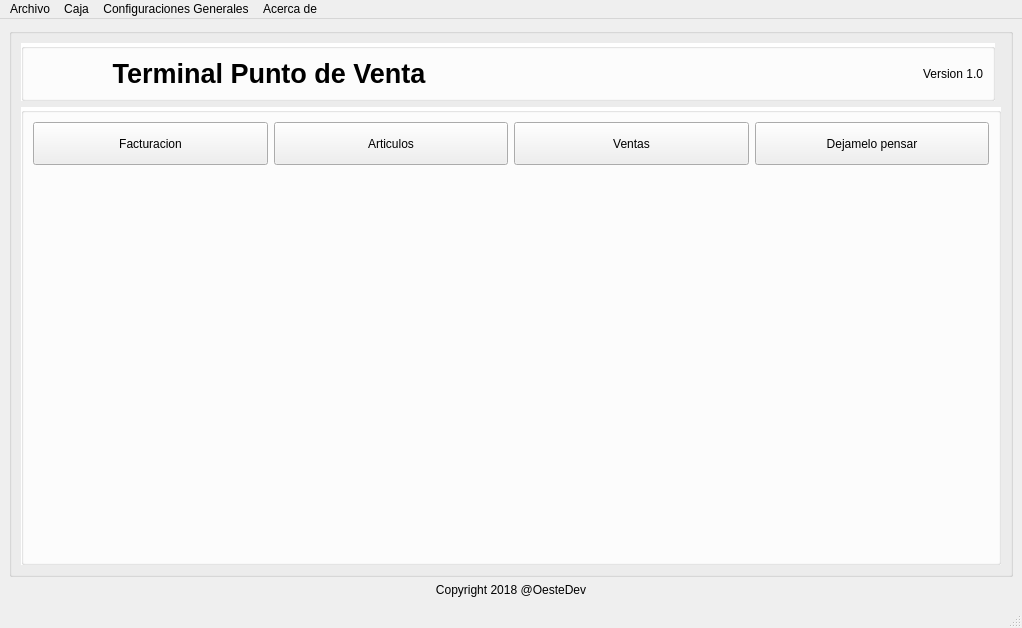
<?xml version="1.0" encoding="UTF-8"?>
<ui version="4.0">
 <class>MainWindow</class>
 <widget class="QMainWindow" name="MainWindow">
  <property name="geometry">
   <rect>
    <x>0</x>
    <y>0</y>
    <width>1022</width>
    <height>628</height>
   </rect>
  </property>
  <property name="windowTitle">
   <string>MainWindow</string>
  </property>
  <widget class="QWidget" name="centralwidget">
   <layout class="QGridLayout" name="gridLayout_3">
    <item row="0" column="0">
     <widget class="QGroupBox" name="groupBox_3">
      <property name="title">
       <string/>
      </property>
      <layout class="QGridLayout" name="gridLayout_4" columnstretch="30,0">
       <item row="0" column="0">
        <widget class="QGroupBox" name="groupBox">
         <property name="styleSheet">
          <string notr="true">#groupBox{
background-color: #FFFFFF;
}</string>
         </property>
         <property name="title">
          <string/>
         </property>
         <layout class="QGridLayout" name="gridLayout">
          <item row="0" column="1">
           <widget class="QLabel" name="label_6">
            <property name="sizePolicy">
             <sizepolicy hsizetype="Preferred" vsizetype="Fixed">
              <horstretch>0</horstretch>
              <verstretch>0</verstretch>
             </sizepolicy>
            </property>
            <property name="font">
             <font>
              <family>Arial</family>
              <pointsize>20</pointsize>
              <weight>75</weight>
              <bold>true</bold>
             </font>
            </property>
            <property name="text">
             <string>Terminal Punto de Venta</string>
            </property>
            <property name="alignment">
             <set>Qt::AlignCenter</set>
            </property>
           </widget>
          </item>
          <item row="0" column="2">
           <widget class="QLabel" name="label_5">
            <property name="text">
             <string>Version 1.0</string>
            </property>
            <property name="alignment">
             <set>Qt::AlignRight|Qt::AlignTrailing|Qt::AlignVCenter</set>
            </property>
           </widget>
          </item>
         </layout>
        </widget>
       </item>
       <item row="1" column="0" colspan="2">
        <widget class="QGroupBox" name="groupBox_2">
         <property name="styleSheet">
          <string notr="true">#groupBox_2{
background-color: #FFFFFF;
}</string>
         </property>
         <property name="title">
          <string/>
         </property>
         <layout class="QGridLayout" name="gridLayout_2" rowstretch="10,90">
          <item row="1" column="0" colspan="4">
           <widget class="QLabel" name="label_2">
            <property name="text">
             <string/>
            </property>
            <property name="pixmap">
             <pixmap>gui/iconos/29543216_183423999128583_2157132698566820916_n.jpg</pixmap>
            </property>
            <property name="scaledContents">
             <bool>false</bool>
            </property>
            <property name="alignment">
             <set>Qt::AlignCenter</set>
            </property>
           </widget>
          </item>
          <item row="0" column="0">
           <widget class="QPushButton" name="btn_acmesas">
            <property name="sizePolicy">
             <sizepolicy hsizetype="Minimum" vsizetype="Expanding">
              <horstretch>0</horstretch>
              <verstretch>0</verstretch>
             </sizepolicy>
            </property>
            <property name="palette">
             <palette>
              <active>
               <colorrole role="Text">
                <brush brushstyle="SolidPattern">
                 <color alpha="255">
                  <red>85</red>
                  <green>170</green>
                  <blue>255</blue>
                 </color>
                </brush>
               </colorrole>
              </active>
              <inactive>
               <colorrole role="Text">
                <brush brushstyle="SolidPattern">
                 <color alpha="255">
                  <red>85</red>
                  <green>170</green>
                  <blue>255</blue>
                 </color>
                </brush>
               </colorrole>
              </inactive>
              <disabled>
               <colorrole role="Text">
                <brush brushstyle="SolidPattern">
                 <color alpha="255">
                  <red>0</red>
                  <green>0</green>
                  <blue>0</blue>
                 </color>
                </brush>
               </colorrole>
              </disabled>
             </palette>
            </property>
            <property name="styleSheet">
             <string notr="true"/>
            </property>
            <property name="text">
             <string>Facturacion</string>
            </property>
           </widget>
          </item>
          <item row="0" column="3">
           <widget class="QPushButton" name="pushButton_2">
            <property name="sizePolicy">
             <sizepolicy hsizetype="Minimum" vsizetype="Expanding">
              <horstretch>0</horstretch>
              <verstretch>0</verstretch>
             </sizepolicy>
            </property>
            <property name="palette">
             <palette>
              <active>
               <colorrole role="Text">
                <brush brushstyle="SolidPattern">
                 <color alpha="255">
                  <red>85</red>
                  <green>170</green>
                  <blue>255</blue>
                 </color>
                </brush>
               </colorrole>
              </active>
              <inactive>
               <colorrole role="Text">
                <brush brushstyle="SolidPattern">
                 <color alpha="255">
                  <red>85</red>
                  <green>170</green>
                  <blue>255</blue>
                 </color>
                </brush>
               </colorrole>
              </inactive>
              <disabled>
               <colorrole role="Text">
                <brush brushstyle="SolidPattern">
                 <color alpha="255">
                  <red>0</red>
                  <green>0</green>
                  <blue>0</blue>
                 </color>
                </brush>
               </colorrole>
              </disabled>
             </palette>
            </property>
            <property name="text">
             <string>Dejamelo pensar</string>
            </property>
           </widget>
          </item>
          <item row="0" column="1">
           <widget class="QPushButton" name="btn_ventasmostrador">
            <property name="sizePolicy">
             <sizepolicy hsizetype="Minimum" vsizetype="Expanding">
              <horstretch>0</horstretch>
              <verstretch>0</verstretch>
             </sizepolicy>
            </property>
            <property name="palette">
             <palette>
              <active>
               <colorrole role="Text">
                <brush brushstyle="SolidPattern">
                 <color alpha="255">
                  <red>85</red>
                  <green>170</green>
                  <blue>255</blue>
                 </color>
                </brush>
               </colorrole>
              </active>
              <inactive>
               <colorrole role="Text">
                <brush brushstyle="SolidPattern">
                 <color alpha="255">
                  <red>85</red>
                  <green>170</green>
                  <blue>255</blue>
                 </color>
                </brush>
               </colorrole>
              </inactive>
              <disabled>
               <colorrole role="Text">
                <brush brushstyle="SolidPattern">
                 <color alpha="255">
                  <red>0</red>
                  <green>0</green>
                  <blue>0</blue>
                 </color>
                </brush>
               </colorrole>
              </disabled>
             </palette>
            </property>
            <property name="styleSheet">
             <string notr="true"/>
            </property>
            <property name="text">
             <string>Articulos</string>
            </property>
           </widget>
          </item>
          <item row="0" column="2">
           <widget class="QPushButton" name="pushButton">
            <property name="sizePolicy">
             <sizepolicy hsizetype="Minimum" vsizetype="Expanding">
              <horstretch>0</horstretch>
              <verstretch>0</verstretch>
             </sizepolicy>
            </property>
            <property name="palette">
             <palette>
              <active>
               <colorrole role="Text">
                <brush brushstyle="SolidPattern">
                 <color alpha="255">
                  <red>85</red>
                  <green>170</green>
                  <blue>255</blue>
                 </color>
                </brush>
               </colorrole>
              </active>
              <inactive>
               <colorrole role="Text">
                <brush brushstyle="SolidPattern">
                 <color alpha="255">
                  <red>85</red>
                  <green>170</green>
                  <blue>255</blue>
                 </color>
                </brush>
               </colorrole>
              </inactive>
              <disabled>
               <colorrole role="Text">
                <brush brushstyle="SolidPattern">
                 <color alpha="255">
                  <red>0</red>
                  <green>0</green>
                  <blue>0</blue>
                 </color>
                </brush>
               </colorrole>
              </disabled>
             </palette>
            </property>
            <property name="text">
             <string>Ventas</string>
            </property>
           </widget>
          </item>
         </layout>
        </widget>
       </item>
      </layout>
     </widget>
    </item>
    <item row="1" column="0">
     <widget class="QLabel" name="label">
      <property name="text">
       <string>Copyright 2018 @OesteDev</string>
      </property>
      <property name="alignment">
       <set>Qt::AlignCenter</set>
      </property>
     </widget>
    </item>
   </layout>
  </widget>
  <widget class="QMenuBar" name="menubar">
   <property name="geometry">
    <rect>
     <x>0</x>
     <y>0</y>
     <width>1022</width>
     <height>21</height>
    </rect>
   </property>
   <widget class="QMenu" name="menuArchivo">
    <property name="title">
     <string>Archivo</string>
    </property>
    <addaction name="actionConfigurar_Impresora"/>
    <addaction name="actionSalir_del_Sistema"/>
   </widget>
   <widget class="QMenu" name="menuConfiguraciones">
    <property name="title">
     <string>Configuraciones Generales</string>
    </property>
    <addaction name="actionFormas_de_Pago"/>
    <addaction name="actionArticulos"/>
    <addaction name="actionEmpleados"/>
    <addaction name="actionFormas_de_Pago_2"/>
   </widget>
   <widget class="QMenu" name="menuCaja">
    <property name="title">
     <string>Caja</string>
    </property>
    <addaction name="actionApertura_de_Caja"/>
    <addaction name="actionCierre_de_Caja"/>
   </widget>
   <widget class="QMenu" name="menuAcerca_de">
    <property name="title">
     <string>Acerca de</string>
    </property>
    <addaction name="actionLicencia"/>
    <addaction name="actionComprar_producto"/>
   </widget>
   <addaction name="menuArchivo"/>
   <addaction name="menuCaja"/>
   <addaction name="menuConfiguraciones"/>
   <addaction name="menuAcerca_de"/>
  </widget>
  <widget class="QStatusBar" name="statusbar"/>
  <action name="actionApertura_de_Caja">
   <property name="text">
    <string>Apertura de Caja</string>
   </property>
  </action>
  <action name="actionCierre_de_Caja">
   <property name="text">
    <string>Cierre de Caja</string>
   </property>
  </action>
  <action name="actionListado_de_Articulos_en_Venta">
   <property name="text">
    <string>Listado de Articulos en Venta</string>
   </property>
  </action>
  <action name="actionListado_de_Empleados">
   <property name="text">
    <string>Listado de Empleados</string>
   </property>
  </action>
  <action name="actionFormas_de_Pago">
   <property name="text">
    <string>Administrar Clientes</string>
   </property>
  </action>
  <action name="actionFormas_de_Pago_2">
   <property name="text">
    <string>Formas de Pago</string>
   </property>
  </action>
  <action name="actionConfigurar_Impresoras">
   <property name="text">
    <string>Configurar Impresoras</string>
   </property>
  </action>
  <action name="actionClientes">
   <property name="text">
    <string>Clientes</string>
   </property>
  </action>
  <action name="actionArticulos">
   <property name="text">
    <string>Administrar Articulos</string>
   </property>
  </action>
  <action name="actionEmpleados">
   <property name="text">
    <string>Administrar Empleados</string>
   </property>
  </action>
  <action name="actionSalir_del_Sistema">
   <property name="text">
    <string>Salir del Sistema</string>
   </property>
  </action>
  <action name="actionConfigurar_Impresora">
   <property name="text">
    <string>Configurar Impresora</string>
   </property>
  </action>
  <action name="actionLicencia">
   <property name="text">
    <string>Licencia</string>
   </property>
  </action>
  <action name="actionComprar_producto">
   <property name="text">
    <string>Comprar producto</string>
   </property>
  </action>
 </widget>
 <resources/>
 <connections/>
</ui>
